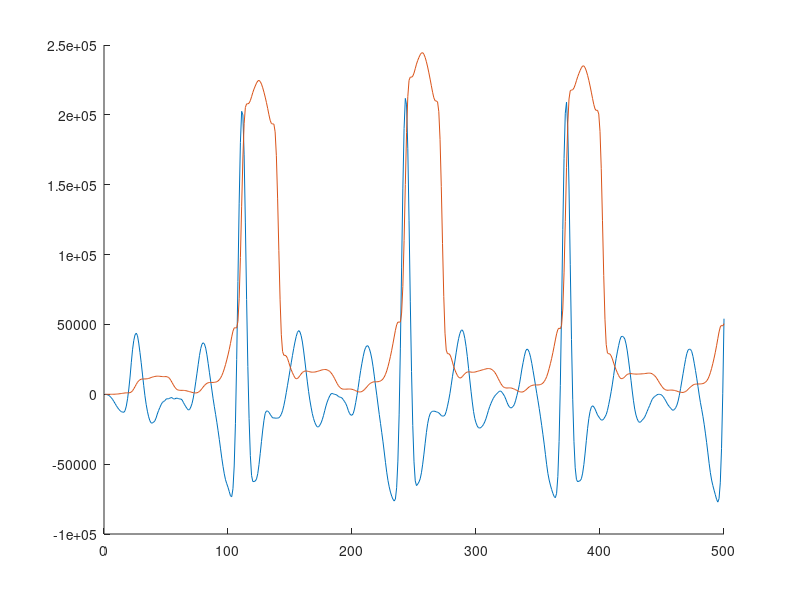

MATLAB code to generate this figure:
clear all; 
close all;
clc;

%% Load a signal


signal = load('ecg_normal_1.mat');
data = signal.ecg;
Fs = signal.Fs; % Sampling frequency



%% Band-pass filter 

% Low-pass filter 

b1=[1 0 0 0 0 0 -2 0 0 0 0 0 1];
a1=[1 -2 1];

Y1 = filter(b1, a1, data); 

% High-pass filter 

b2=zeros(1, 33);
b2(1)=-1;
b2(17)=32;
b2(18)=-32;
b2(33)=1;
a2=[1 -1];

Y2=filter(b2,a2,Y1); % signal filtered 

figure(1)
hold on
plot(Y2(1:500))



%% Differenciation 

b3=Fs/8.*[1 2 0 -2 1];
a3=[1]; % the delay of 2 samples is for now ignored 

Y3=filter(b3, a3, Y2);

%% Intensification of local etrema

Ssq = abs(Y3).^2;

%% Moving Window Integration

N=30; % average QRS window length

b4=1/N.*ones(1,N);
a4=[1]
Smwi=filter(b4, a4, Ssq);


plot((1/10^8)*Smwi(1:500));


%% Threesholding

PEAK=max(Smwi(1));

for i=1:200:length(data)-200
    [R ,x] = max(Smwi(i:i+200)); % Search the max during a period of 200 samples
    m = mean(Smwi(i:i+200)); %Search the mean to don't detect noise peak (as P wave for example)
    for k=i:i+200
     A(k) = 0.875*R+0.125*PEAK; 
     B(k) = x;
     M(k) = 0.875*m+0.125*PEAK;
    end
end


TRESH1 = M+0.25*(A-M);
TRESH2 = 0.5*TRESH1;


% plot(A(50780:51999));
% plot(M(50780:51999));
hold off;
%% Detection of maxima 
